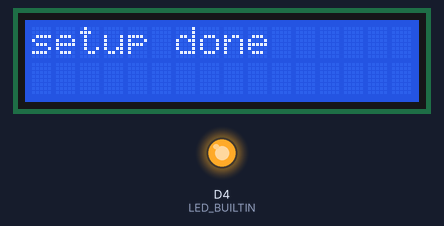
This sketch was run on a simulated ESP8266 (NodeMCU). Parts: 16×2 character LCD, output pins drawn as LEDs (lit = HIGH, except the on-board LED, lit = LOW). WiFi joins after 1.5 s; servers stay silent unless stated; not simulated (calls return 0 or success): WiFi_credentials.h; what the sketch prints to the serial monitor is not drawn.

Above: at 1.6 s.
At 2.1 s:
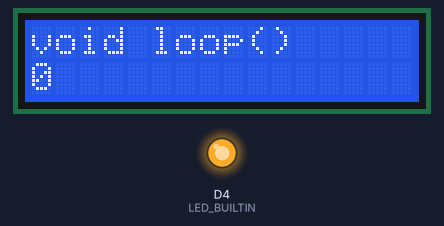
At 21.7 s:
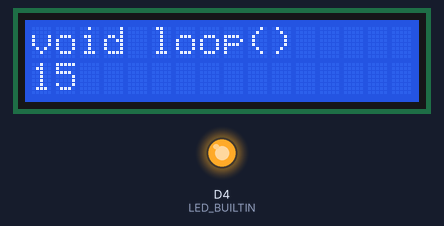
At 38.5 s:
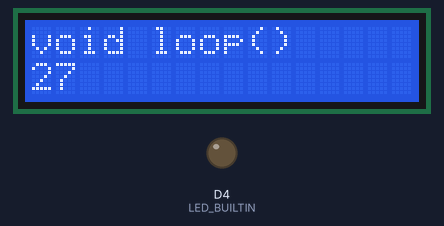
Timing chart, 0 to 40.0 s (numbered marks = the images above):
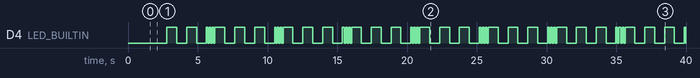

The sketch:

BasicOTA_modified.ino
```cpp
#include <ESP8266WiFi.h>
#include <ESP8266mDNS.h>
#include <WiFiUdp.h>
#include <ArduinoOTA.h>
#include "WiFi_credentials.h"  //Custom header file having WiFi credentials.

#ifndef STASSID
#define STASSID mySSID
#define STAPSK myPASSWORD
#endif

const char* ssid = STASSID;
const char* password = STAPSK;
#include<LiquidCrystal_I2C.h>
LiquidCrystal_I2C lcd(0x3F, 2, 1, 0, 4, 5, 6, 7, 3, POSITIVE);


//Functionality for our code
#define ledPin D0
unsigned long preMillis = 0;
const long interval1 = 700;
const long interval2 = 100;
int ledState = HIGH;
//Objective: The led will glow in the pattern 700-700-700-200-200-200 //these are the delays between two successive blinks.
int switchings = 0; //The number of times we've switched the ledState . switchings/2 = number of blinks.


void setup() {
  pinMode(LED_BUILTIN, OUTPUT);

  Serial.begin(115200);
  Serial.println("Booting");
  WiFi.mode(WIFI_STA);
  WiFi.begin(ssid, password);
  while (WiFi.waitForConnectResult() != WL_CONNECTED) {
    Serial.println("Connection Failed! Rebooting...");
    delay(5000);
    ESP.restart();
  }

  // Port defaults to 8266
  // ArduinoOTA.setPort(8266);

  // Hostname defaults to esp8266-[ChipID]
  // ArduinoOTA.setHostname("myesp8266");

  // No authentication by default
  // ArduinoOTA.setPassword("admin");

  // Password can be set with it's md5 value as well
  // MD5(admin) = 21232f297a57a5a743894a0e4a801fc3
  // ArduinoOTA.setPasswordHash("21232f297a57a5a743894a0e4a801fc3");

  ArduinoOTA.onStart([]() {
    String type;
    if (ArduinoOTA.getCommand() == U_FLASH) {
      type = "sketch";
    } else {  // U_FS
      type = "filesystem";
    }

    // NOTE: if updating FS this would be the place to unmount FS using FS.end()
    Serial.println("Start updating " + type);
  });
  ArduinoOTA.onEnd([]() {
    Serial.println("\nEnd");
  });
  ArduinoOTA.onProgress([](unsigned int progress, unsigned int total) {
    Serial.printf("Progress: %u%%\r", (progress / (total / 100)));
  });
  ArduinoOTA.onError([](ota_error_t error) {
    Serial.printf("Error[%u]: ", error);
    if (error == OTA_AUTH_ERROR) {
      Serial.println("Auth Failed");
    } else if (error == OTA_BEGIN_ERROR) {
      Serial.println("Begin Failed");
    } else if (error == OTA_CONNECT_ERROR) {
      Serial.println("Connect Failed");
    } else if (error == OTA_RECEIVE_ERROR) {
      Serial.println("Receive Failed");
    } else if (error == OTA_END_ERROR) {
      Serial.println("End Failed");
    }
  });
  ArduinoOTA.begin();
  Serial.println("Ready");
  Serial.print("IP address: ");
  Serial.println(WiFi.localIP());

  lcd.begin(16,2);
  lcd.setCursor(0,0);
  lcd.print("setup done");
  delay(500);
}

long loopcount = 0;
short tenLoop = 0;


void loop() {
  ArduinoOTA.handle();

  if(switchings < 6)
  {
  if(millis() - preMillis >= interval1)
  {
    preMillis = millis();
    ledState = not(ledState);
    digitalWrite(LED_BUILTIN, ledState);
    switchings++;

  }
  }
  else if(switchings < 12)
  {
    if(millis() - preMillis >= interval2)
    {
      preMillis = millis();
      ledState = not(ledState);
      digitalWrite(LED_BUILTIN, ledState);
      switchings++;
    }
  }
  else
  {
    switchings = 0;
  }
  lcd.setCursor(0,0);
  lcd.print("void loop()");
  tenLoop++;
  if(tenLoop==100)
  {
    tenLoop = 0;
    loopcount++;
    if(loopcount%10==0)
    {
      lcd.setCursor(0,1);
      lcd.print("                ");

    }
  }
   lcd.setCursor(0,1);
      lcd.print(loopcount);
}
```

Measured:
- by itself, D4 (LED_BUILTIN): repeats every 4.9 s: LOW 0.71 s, HIGH 0.71 s, LOW 0.71 s, 3 × (HIGH 0.10 s, LOW 0.10 s), HIGH 0.71 s, LOW 0.71 s, HIGH 0.71 s
- what the display in image 0 shows lasts 0.5 s, from 1.6 s to 2.1 s
- what the display in image 1 shows lasts 1.2 s, from 2.1 s to 3.3 s
- what the display in image 2 shows lasts 1.4 s, from 21.6 s to 23.0 s
